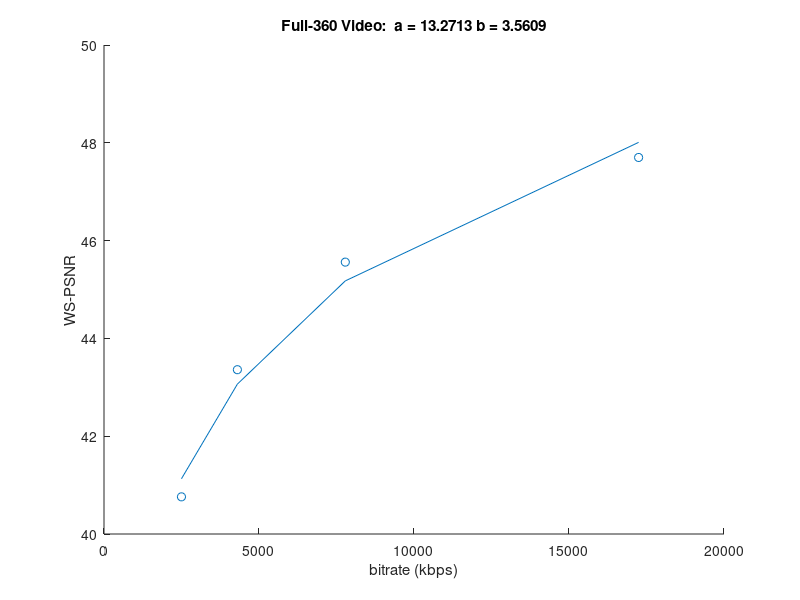

The MATLAB source for this figure:
% Generate Q-R relationship
bitrate = [17245.11 7783.90 4302.52 2498.74 ];
wspsnr = [47.70 45.56 43.36 40.76  ];
disp('Deriving Q-R Relationship!');
F = @(x,xdata)x(1) + x(2) * log (xdata);
x0 = [1,1]; % random initialization
parameter = zeros(1, 2);
psnr_sample = wspsnr;
bitrate_sample = bitrate;  
[x,resnorm,~,exitflag,output] = lsqcurvefit(F,x0, bitrate_sample, psnr_sample);
figure; scatter(bitrate_sample, psnr_sample); hold on; plot(bitrate_sample,F(x, bitrate_sample));
xlabel('bitrate (kbps)'); ylabel('WS-PSNR'); title(strcat(['Full-360 Video: ', ' a = ', num2str(x(1)), ' b = ', num2str(x(2))]));
parameter = x;
